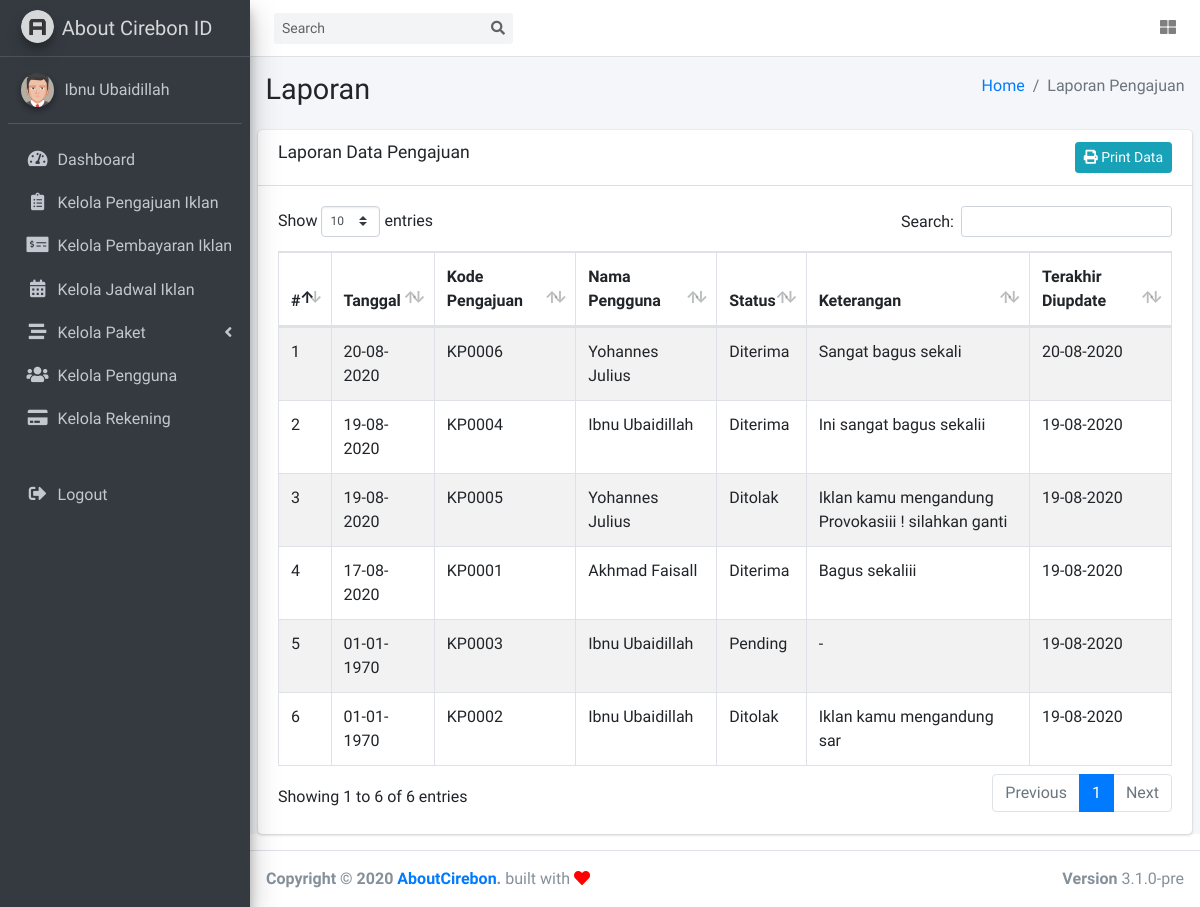
The app's page /index.php/laporan/laporan_pengajuan with its own data.
### tables this page shows
CREATE TABLE `tbl_pengguna` (
  `id_pengguna` int(11) NOT NULL,
  `username` varchar(40) NOT NULL,
  `password` varchar(40) NOT NULL,
  `email` varchar(50) NOT NULL,
  `nama` varchar(50) NOT NULL,
  `alamat` varchar(255) NOT NULL,
  `no_telp` varchar(20) NOT NULL,
  `jenis_kelamin` varchar(20) NOT NULL,
  `level` int(1) NOT NULL COMMENT '1:admin, 2:atasan, 3:pelanggan',
  `tanggal_dibuat` timestamp NOT NULL DEFAULT current_timestamp() ON UPDATE current_timestamp(),
  `aktif` int(11) NOT NULL,
  `terakhir_diubah` timestamp NOT NULL DEFAULT current_timestamp() ON UPDATE current_timestamp()
);

CREATE TABLE `tbl_pengajuan` (
  `id_pengajuan` int(11) NOT NULL,
  `kode_pengajuan` varchar(25) NOT NULL,
  `id_pengguna` int(11) NOT NULL,
  `id_detail` int(11) NOT NULL,
  `konten` varchar(255) NOT NULL,
  `caption` varchar(255) NOT NULL,
  `tanggal` int(11) NOT NULL,
  `status` varchar(25) NOT NULL DEFAULT 'Pending',
  `keterangan` varchar(255) NOT NULL DEFAULT '-',
  `update_pada` timestamp NOT NULL DEFAULT current_timestamp()
);

### application/libraries/Template.php (called while the page is built)
<?php
Class Template
{
    var $template_data = array();
    function set($nama, $value)
    {
        $this->template_data[$nama] = $value;
    }
    function load($template = '', $view = '', $view_data = array(), $return = FALSE)
    {
        $this->CI =& get_instance();
        $this->set('contents', $this->CI->load->view($view, $view_data, TRUE));
        return $this->CI->load->view($template, $this->template_data, $return);
    }
}
?>

### application/controllers/Laporan.php (called while the page is built, shortened)
<?php
class Laporan extends CI_Controller
{
    public function laporan_pengajuan()
    {
        $data['pengajuan'] = $this->pengajuan_m->getAllPengajuan();
        $this->template->load('template', 'laporan/laporan_pengajuan', $data);
    }
}

### index.php (called while the page is built, shortened)
<?php
require_once BASEPATH.'core/CodeIgniter.php';

### application/models/Pengajuan_m.php (called while the page is built, shortened)
<?php
class Pengajuan_m extends CI_Model
{
    public function getAllPengajuan()
    {
        $this->db->select('*');
        $this->db->from('tbl_pengajuan');
        $this->db->join('tbl_pengguna', 'tbl_pengajuan.id_pengguna = tbl_pengguna.id_pengguna');
        $this->db->join('tbl_detailpaket', 'tbl_pengajuan.id_detail = tbl_detailpaket.id_detail');
        $this->db->order_by('tbl_pengajuan.tanggal', 'DESC');
        $query = $this->db->get()->result();
        return $query;
    }
}

### application/libraries/Fungsi.php (called while the page is built, shortened)
<?php
Class Fungsi {
    protected $ci;
    public function __construct() {
        $this->ci =& get_instance();
    }
    public function user_login() {
        $user_id = $this->ci->session->userdata('userid');
        $user_data  = $this->ci->pengguna_m->get($user_id)->row();
        return $user_data;
    }
}

### application/models/Pengguna_m.php (called while the page is built, shortened)
<?php
class Pengguna_m extends CI_Model
{
    public function get($id = null)
    {
        $this->db->from('tbl_pengguna');
        $query = $this->db->get();
        return $query;
    }
}

### application/views/laporan/laporan_pengajuan.php (the view)
<section class="content-header">
    <div class="container-fluid">
        <div class="row mb-2">
            <div class="col-sm-6">
                <h1>Laporan</h1>
            </div>
            <div class="col-sm-6">
                <ol class="breadcrumb float-sm-right">
                    <li class="breadcrumb-item"><a href="<?= base_url('dashboard') ?>">Home</a></li>
                    <li class="breadcrumb-item active">Laporan Pengajuan</li>
                </ol>
            </div>
        </div>
    </div>
</section>
<section class="content">
    <div class="card">
        <div class="card-header">
            <div class="float-right">
                <a href="<?= site_url('laporan/print_pengajuan') ?>" class="btn btn-info btn-sm"><i class="fa fa-print"></i> Print Data</a>
            </div>
            <h3 class="card-title">Laporan Data Pengajuan</h3>
        </div>
        <div class="card-body">
            <div class="box-body table-responsive">
                <table class="table table-bordered table-striped" id="Table1">
                    <thead>
                        <tr>
                            <th>#</th>
                            <th>Tanggal</th>
                            <th>Kode Pengajuan</th>
                            <th>Nama Pengguna</th>
                            <th>Status</th>
                            <th width="25%">Keterangan</th>
                            <th>Terakhir Diupdate</th>
                        </tr>
                    </thead>
                    <tbody>
                        <?php
                        $no = 1;
                        foreach ($pengajuan as $data) { ?>
                            <tr>
                                <td><?= $no++ ?></td>
                                <td><?= date('d-m-Y', strtotime($data->tanggal)) ?></td>
                                <td><?= $data->kode_pengajuan ?></td>
                                <td><?= $data->nama ?></td>
                                <td><?= $data->status ?></td>
                                <td><?= $data->keterangan ?></td>
                                <td><?= date('d-m-Y', strtotime($data->update_pada)) ?></td>
                            </tr>
                        <?php } ?>
                    </tbody>
                </table>
            </div>
        </div>
</section>

### application/views/template.php (shortened to what this page needs)
<!DOCTYPE html>
<html lang="en">
<head>
  <link rel="stylesheet" href="<?= base_url() ?>assets/plugins/fontawesome-free/css/all.min.css">
  <link rel="stylesheet" href="https://cdnjs.cloudflare.com/ajax/libs/izitoast/1.4.0/css/iziToast.css" />
  <link rel="stylesheet" href="<?= base_url() ?>assets/plugins/datatables-bs4/css/dataTables.bootstrap4.min.css">
  <link rel="stylesheet" href="<?= base_url() ?>assets/plugins/datatables-responsive/css/responsive.bootstrap4.min.css">
  <link rel="stylesheet" href="<?= base_url() ?>assets/dist/css/adminlte.min.css">
</head>
<body class="hold-transition sidebar-mini">
  <div class="wrapper">
    <nav class="main-header navbar navbar-expand navbar-white navbar-light">
      <form class="form-inline ml-3">
        <div class="input-group input-group-sm">
          <input class="form-control form-control-navbar" type="search" placeholder="Search" aria-label="Search">
          <div class="input-group-append">
            <button class="btn btn-navbar" type="submit">
              <i class="fas fa-search"></i>
            </button>
          </div>
        </div>
      </form>
      <ul class="navbar-nav ml-auto">
        <li class="nav-item">
          <a class="nav-link" data-widget="control-sidebar" data-slide="true" href="#" role="button">
            <i class="fas fa-th-large"></i>
          </a>
        </li>
      </ul>
    </nav>
    <aside class="main-sidebar sidebar-dark-primary elevation-4">
      <a href="<?= base_url('dashboard') ?>" class="brand-link">
        <img src="<?= base_url() ?>assets/dist/img/AdminLTELogo.png" alt="AdminLTE Logo" class="brand-image img-circle elevation-3" style="opacity: .8">
        <span class="brand-text font-weight-light">About Cirebon ID</span>
      </a>
      <div class="sidebar">
        <div class="user-panel mt-3 pb-3 mb-3 d-flex">
          <div class="image">
            <img src="<?= base_url() ?>/assets/dist/img/profile/default.png" class="img-circle elevation-2" alt="User Image">
          </div>
          <div class="info">
            <a href="<?= base_url('profil') ?>" class="d-block"><?= $this->fungsi->user_login()->nama ?></a>
          </div>
        </div>
        <nav class="mt-2">
          <ul class="nav nav-pills nav-sidebar flex-column" data-widget="treeview" role="menu" data-accordion="false">
            <li class="nav-item has-treeview">
              <a href="<?= base_url('dashboard') ?>" class="nav-link <?= $this->uri->segment(1) == 'dashboard' || $this->uri->segment(1) == '' ? 'active' : '' ?>">
                <i class="nav-icon fas fa-tachometer-alt"></i>
                <p>
                  Dashboard
                </p>
              </a>
            </li>
            <?php if ($this->fungsi->user_login()->level == 1 || $this->fungsi->user_login()->level == 3) { ?>
              <li class="nav-item has-treeview">
                <a href="<?= base_url('pengajuan') ?>" class="nav-link <?= $this->uri->segment(1) == 'pengajuan' ? 'active' : '' ?>">
                  <i class="nav-icon fas fa-clipboard-list"></i>
                  <p>
                    <?php if ($this->fungsi->user_login()->level == 3) { ?>
                      Pengajuan Iklan
                    <?php } else { ?>
                      Kelola Pengajuan Iklan
                    <?php } ?>
                  </p>
                </a>
              </li>
              <li class="nav-item has-treeview">
                <a href="<?= base_url('pembayaran') ?>" class="nav-link <?= $this->uri->segment(1) == 'pembayaran' ? 'active' : '' ?>">
                  <i class="nav-icon fas fa-money-check-alt"></i>
                  <p>
                    <?php if ($this->fungsi->user_login()->level == 3) { ?>
                      Pembayaran Iklan
                    <?php } else { ?>
                      Kelola Pembayaran Iklan
                    <?php } ?>
                  </p>
                </a>
              </li>
              <?php if ($this->fungsi->user_login()->level == 1 || $this->fungsi->user_login()->level == 3) { ?>
                <li class="nav-item has-treeview">
                  <a href="#" class="nav-link">
                    <i class="nav-icon fa fa-calendar-alt"></i>
                    <p>
                      <?php if ($this->fungsi->user_login()->level == 3) { ?>
                        Jadwal Iklan
                      <?php } else { ?>
                        Kelola Jadwal Iklan
                      <?php } ?>
                    </p>
                  </a>
                </li>
              <?php } ?>
              <?php if ($this->fungsi->user_login()->level == 1) { ?>
                <li class="nav-item has-treeview <?= $this->uri->segment(1) == 'paket' || $this->uri->segment(1) == 'paket_detail' || $this->uri->segment(1) == 'tipe_paket' ? 'menu-open' : '' ?>">
                  <a href="#" class="nav-link">
                    <i class="nav-icon fa fa-stream"></i>
                    <p>
                      Kelola Paket
                      <i class="right fas fa-angle-left"></i>
                    </p>
                  </a>
                  <?php } ?>
                  <?php if ($this->fungsi->user_login()->level == 1) { ?>
                <li class="nav-item has-treeview">
                  <a href="<?= base_url('pengguna') ?>" class="nav-link <?= $this->uri->segment(1) == 'pengguna' ? 'active' : '' ?>">
                    <i class="nav-icon fas fa-users"></i>
                    <p>
                      Kelola Pengguna
                    </p>
                  </a>
                </li>
                <li class="nav-item has-treeview">
                  <a href="<?= base_url('rekening') ?>" class="nav-link <?= $this->uri->segment(1) == 'rekening' ? 'active' : '' ?>">
                    <i class="nav-icon fas fa-credit-card"></i>
                    <p>
                      Kelola Rekening
                    </p>
                  </a>
                </li>
              <?php } ?>
            <?php } ?>
            <li class="nav-item has-treeview">
              <a href="<?= site_url('auth/logout') ?>" class="nav-link">
                <i class="nav-icon fa fa-sign-out-alt"></i>
                Logout
              </a>
            </li>
          </ul>
        </nav>
      </div>
    </aside>
    <div class="content-wrapper">
      <?= $contents ?>
    </div>
    <footer class="main-footer">
      <div class="float-right d-none d-sm-block">
        <b>Version</b> 3.1.0-pre
      </div>
      <strong>Copyright &copy; 2020 <a href="http://aboutcirebon.id" target="_blank">AboutCirebon</a>.</strong> built with <i class="fa fa-heart" style="color: red"></i>
  </div>
</body>
</html>

### records on screen
tbl_pengguna: nama "Ibnu Ubaidillah"
tbl_pengajuan: tanggal "20-08-2020", kode_pengajuan "KP0006", id_pengguna.nama "Yohannes Julius", status "Diterima", keterangan "Sangat bagus sekali", update_pada "20-08-2020"
tbl_pengajuan: tanggal "19-08-2020", kode_pengajuan "KP0004", id_pengguna.nama "Ibnu Ubaidillah", status "Diterima", keterangan "Ini sangat bagus sekalii", update_pada "19-08-2020"
tbl_pengajuan: tanggal "19-08-2020", kode_pengajuan "KP0005", id_pengguna.nama "Yohannes Julius", status "Ditolak", keterangan "Iklan kamu mengandung Provokasiii ! silahkan ganti", update_pada "19-08-2020"
tbl_pengajuan: tanggal "17-08-2020", kode_pengajuan "KP0001", id_pengguna.nama "Akhmad Faisall", status "Diterima", keterangan "Bagus sekaliii", update_pada "19-08-2020"
tbl_pengajuan: tanggal "01-01-1970", kode_pengajuan "KP0003", id_pengguna.nama "Ibnu Ubaidillah", status "Pending", keterangan "-", update_pada "19-08-2020"
tbl_pengajuan: tanggal "01-01-1970", kode_pengajuan "KP0002", id_pengguna.nama "Ibnu Ubaidillah", status "Ditolak", keterangan "Iklan kamu mengandung sar", update_pada "19-08-2020"
